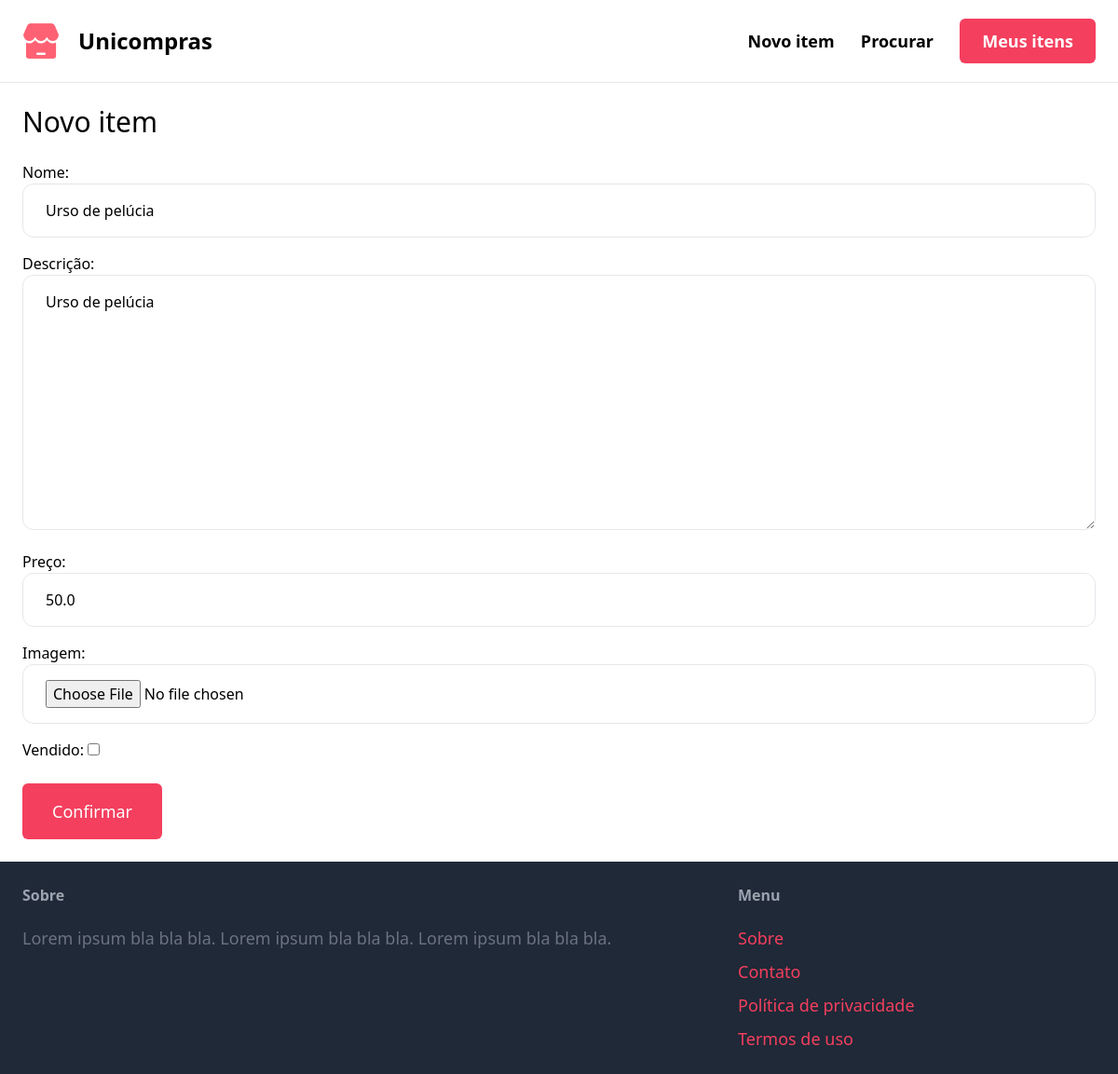
The page /items/5/edit/ (signed in) on the database as committed earlier.
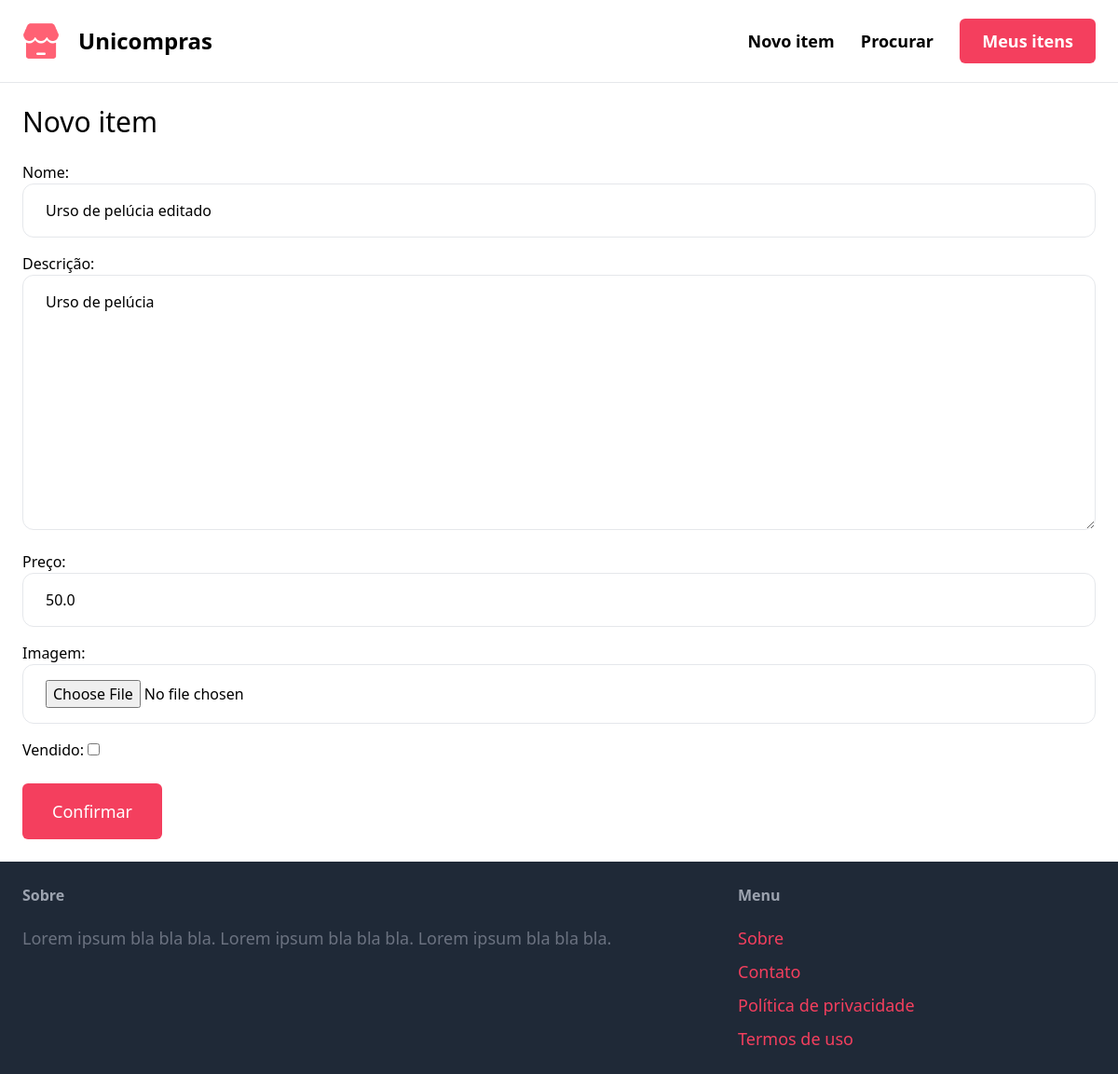
The same page on the database as committed later.
### item/models.py (models this page shows, shortened)
class Item(models.Model):
    category = models.ForeignKey(
        Category, related_name='items', on_delete=models.CASCADE)
    name = models.CharField(max_length=255)
    description = models.TextField(blank=True, null=True)
    price = models.FloatField()
    image = models.ImageField(upload_to='item_images', blank=True, null=True)
    is_sold = models.BooleanField(default=False)
    created_by = models.ForeignKey(
        User, related_name='items', on_delete=models.CASCADE)
    created_at = models.DateTimeField(auto_now_add=True)

### item/views.py (the view)
# urls.py: path('<int:pk>/edit/', views.edit, name='edit'),
@login_required
def edit(request, pk):
    item = get_object_or_404(Item, pk=pk, created_by=request.user)
    if request.method == 'POST':
        form = EditItemForm(request.POST, request.FILES, instance=item)
        if form.is_valid():
            form.save()
            return redirect('item:detail', pk=item.id)
    else:
        form = EditItemForm(instance=item)
    return render(request, 'item/form.html', {
        'form': form,
        'title': 'Edit item',
    })

### item/forms.py
class EditItemForm(forms.ModelForm):
    class Meta:
        model = Item
        fields = ('name', 'description', 'price', 'image', 'is_sold')
        labels = {
            'category': 'Categoria',
            'name': 'Nome',
            'description': 'Descrição',
            'price': 'Preço',
            'image': 'Imagem',
            'is_sold': 'Vendido',
        }
        widgets = {
            'name': forms.TextInput(attrs={
                'class': INPUT_CLASSES
            }),
            'description': forms.Textarea(attrs={
                'class': INPUT_CLASSES
            }),
            'price': forms.TextInput(attrs={
                'class': INPUT_CLASSES
            }),
            'image': forms.FileInput(attrs={
                'class': INPUT_CLASSES
            })
        }

### item/templates/item/form.html (shortened to what this page needs)
{% extends 'core/base.html' %}
{% block content %}
<h1 class="mb-6 text-3xl">Novo item</h1>
<form method="post" action="." enctype="multipart/form-data">
    <div class="space-y-4">
        {{ form.as_p }}
    </div>
    <button class="mt-6 py-4 px-8 text-lg bg-rose-500 hover:bg-rose-700 rounded-md text-white">Confirmar</button>
</form>
{% endblock %}

Rows that differ between the two databases and show on the page:
changed Item "Urso de pelúcia": name "Urso de pelúcia" → "Urso de pelúcia editado"
